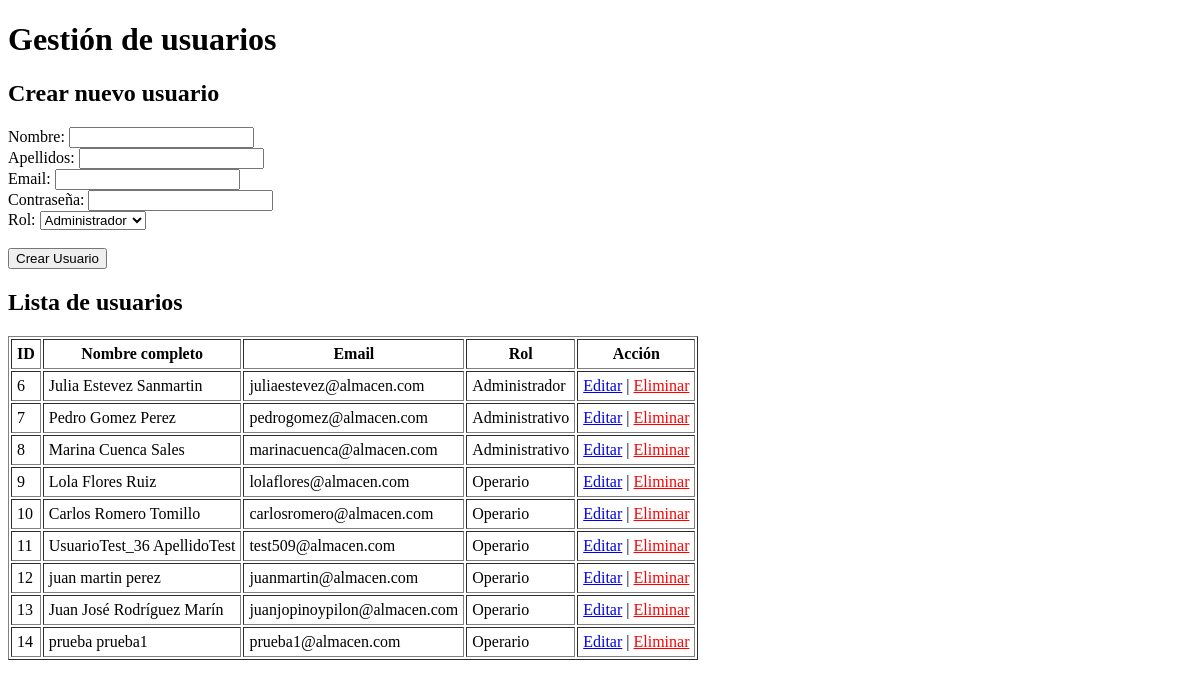
The app's page /usuarios.php (signed in), older data.
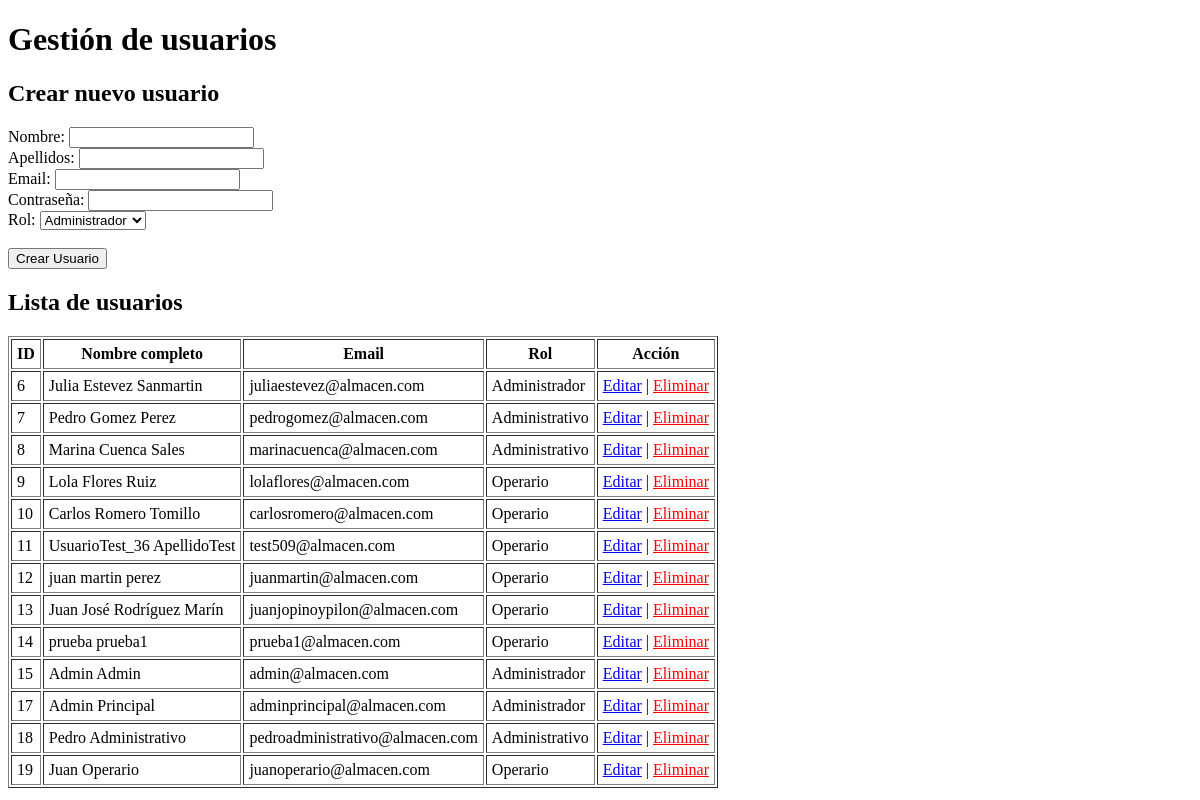
The same page, newer data.
### tables this page shows
CREATE TABLE `usuario` (
  `id_usuario` int(11) NOT NULL,
  `email` varchar(50) NOT NULL,
  `password` varchar(255) NOT NULL,
  `nombre` varchar(255) NOT NULL,
  `apellidos` varchar(255) NOT NULL,
  `id_rol` int(11) NOT NULL
);

CREATE TABLE `rol` (
  `id_rol` int(11) NOT NULL,
  `nombre` varchar(255) NOT NULL
);

### usuarios.php (the view, shortened to what this page needs)
<?php
require_once 'config.php';
$usuarios = $con->query("SELECT u.id_usuario, u.nombre, u.apellidos, u.email, r.nombre AS rol
                         FROM usuario u
                         JOIN rol r ON u.id_rol = r.id_rol");
?>
<!DOCTYPE html>
<html>
    <head>
    </head>
    <body>
<h1>Gestión de usuarios</h1>
<h2>Crear nuevo usuario</h2>
<form method="POST">
    Nombre: <input type="text" name="nombre"><br>
    Apellidos: <input type="text" name="apellidos"><br>
    Email: <input type="text" name="email"><br>
    Contraseña: <input type="password" name="password"><br>
    Rol:
    <select name="rol">
        <option value="1">Administrador</option>
    </select>
    <br><br>
    <button type="submit" name="crear">Crear Usuario</button>
</form>
<h2>Lista de usuarios</h2>
<table border="1" cellpadding="5">
    <thead>
        <tr>
            <th>ID</th>
            <th>Nombre completo</th>
            <th>Email</th>
            <th>Rol</th>
            <th>Acción</th>
        </tr>
    </thead>
    <tbody>
    <?php while ($u = $usuarios->fetch_assoc()): ?>
        <tr>
            <td><?= $u['id_usuario'] ?></td>
            <td><?= $u['nombre'] . " " . $u['apellidos'] ?></td>
            <td><?= $u['email'] ?></td>
            <td><?= $u['rol'] ?></td>
            <td>
                <a href="usuarios.php?editar=<?= $u['id_usuario'] ?>">Editar</a> |
                <a href="usuarios.php?eliminar=<?= $u['id_usuario'] ?>"
                   style="color:red"
                   onclick="return confirm('¿Seguro que deseas eliminar este usuario?');">Eliminar</a>
            </td>
        </tr>
    <?php endwhile; ?>
    </tbody>
</table>
</body>
</html>

Row changes from the older to the newer data that the page shows:
added usuario: id_usuario "15", nombre "Admin", apellidos "Admin", email "admin@almacen.com", id_rol.nombre "Administrador"
added usuario: id_usuario "17", nombre "Admin", apellidos "Principal", email "adminprincipal@almacen.com", id_rol.nombre "Administrador"
added usuario: id_usuario "18", nombre "Pedro", apellidos "Administrativo", email "pedroadministrativo@almacen.com", id_rol.nombre "Administrativo"
added usuario: id_usuario "19", nombre "Juan", apellidos "Operario", email "juanoperario@almacen.com", id_rol.nombre "Operario"
